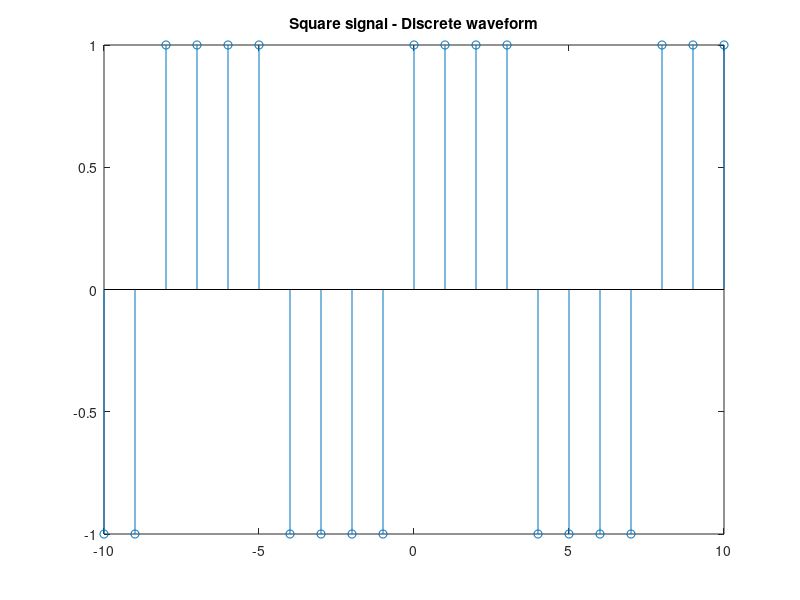

MATLAB code to generate this figure:
%Write a script that will visualize discrete waveforms ofperiodic signals. Note that the time scale must be discrete and observe the changes.
% Prompt the discrete waveforms of periodic signals
%week6 exercise 1
A=1
omega = pi/4;
n= -10:10;
x = A* square(omega*n)
figure, stem(n,x)
title('Square signal - Discrete waveform')
